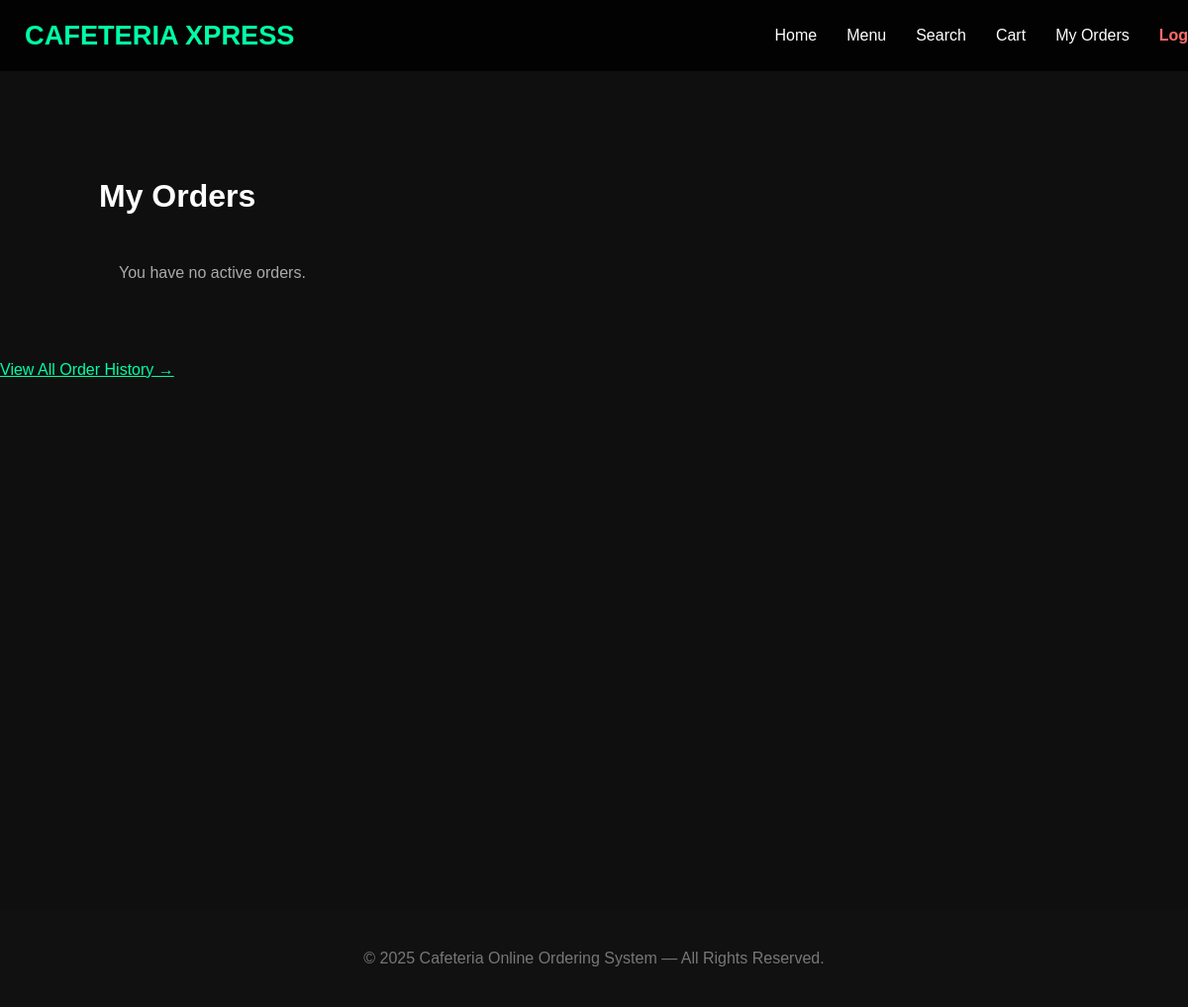
Before: /my_orders.php (signed in) with the older database file.
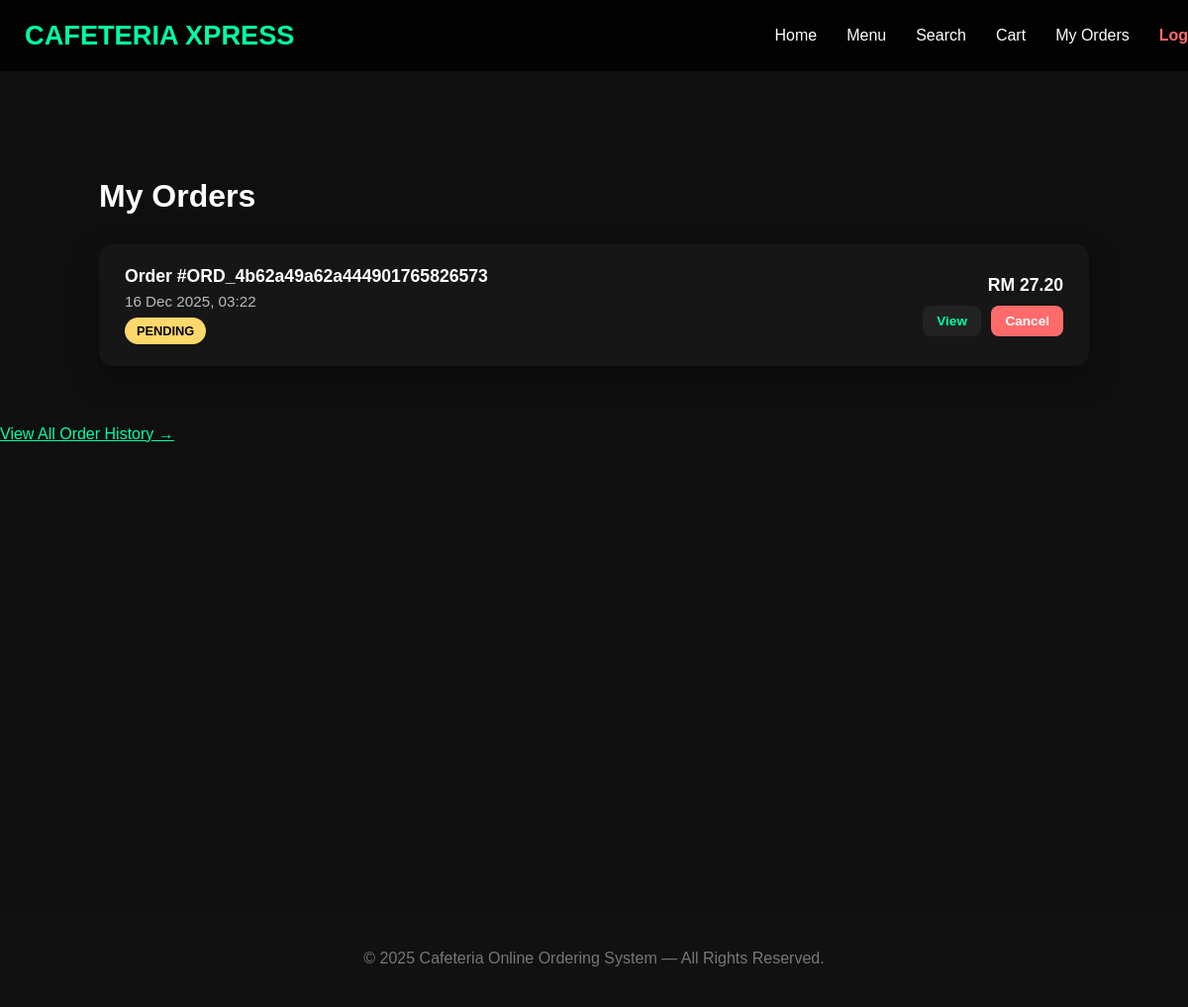
After: the same page with the newer database file.
### tables this page shows
CREATE TABLE `order` (
  `OrderID` char(36) NOT NULL,
  `CustomerID` char(36) NOT NULL,
  `StaffID` char(36) DEFAULT NULL,
  `order_date` datetime NOT NULL DEFAULT current_timestamp(),
  `total_amount` decimal(10,2) NOT NULL,
  `status` enum('PENDING','CANCELLED','ACCEPTED','PREPARING','DELIVERING','COMPLETED','READY_TO_PICKUP') NOT NULL DEFAULT 'PENDING'
);

### my_orders.php (the view, shortened to what this page needs)
<?php
include 'config.php';
$customerID = $_SESSION["CustomerID"];
$stmt = $conn->prepare("
    SELECT * FROM `order`
    WHERE CustomerID = ?
      AND status NOT IN ('COMPLETED', 'CANCELLED')
    ORDER BY order_date DESC
");
$stmt->bind_param("s", $customerID);
$stmt->execute();
$orders = $stmt->get_result();
?>
<?php include "header.php"; ?>
<div class="page-content">
<div class="container">
<div class="my-orders-wrap">
    <div class="my-orders-title">My Orders</div>
    <?php if ($orders->num_rows === 0): ?>
        <div style="color:#aaa; padding:20px;">
            You have no active orders.
        </div>
    <?php else: ?>
    <?php while ($row = $orders->fetch_assoc()): ?>
        <div class="order-card">
            <div class="order-info">
                <h4>Order #<?= $row['OrderID'] ?></h4>
                <p><?= date("d M Y, H:i", strtotime($row['order_date'])) ?></p>
                <?php
                $statusClass = strtolower(str_replace(' ', '-', $row['status']));
                ?>
                <span class="order-status status-<?= $statusClass ?>">
                    <?= strtoupper($row['status']) ?>
                </span>
            </div>
            <div class="order-actions">
                <div class="order-total">
                    RM <?= number_format($row['total_amount'], 2) ?>
                </div>
                <a class="order-btn btn-view"
                   href="order_history.php?order_id=<?= $row['OrderID'] ?>">
                    View
                </a>
                <?php if ($row['status'] === 'PENDING'): ?>
                    <a class="order-btn btn-cancel"
                       onclick="return confirm('Cancel this order?')"
                       href="cancel_order.php?order_id=<?= $row['OrderID'] ?>">
                        Cancel
                    </a>
                <?php endif; ?>
            </div>
        </div>
    <?php endwhile; ?>
    <?php endif; ?>
</div>
<div style="margin-top:30px;">
    <a href="all_history.php" style="color:#00ffa6;">
        View All Order History →
    </a>
</div>
</div>
</div>
<?php include "footer.php"; ?>

Changed rows visible on the page:
added order: OrderID "ORD_4b62a49a62a444901765826573", order_date "16 Dec 2025, 03:22", status "PENDING", total_amount "27.20"
Other visible differences:
text no longer shown: "You have no active orders."
